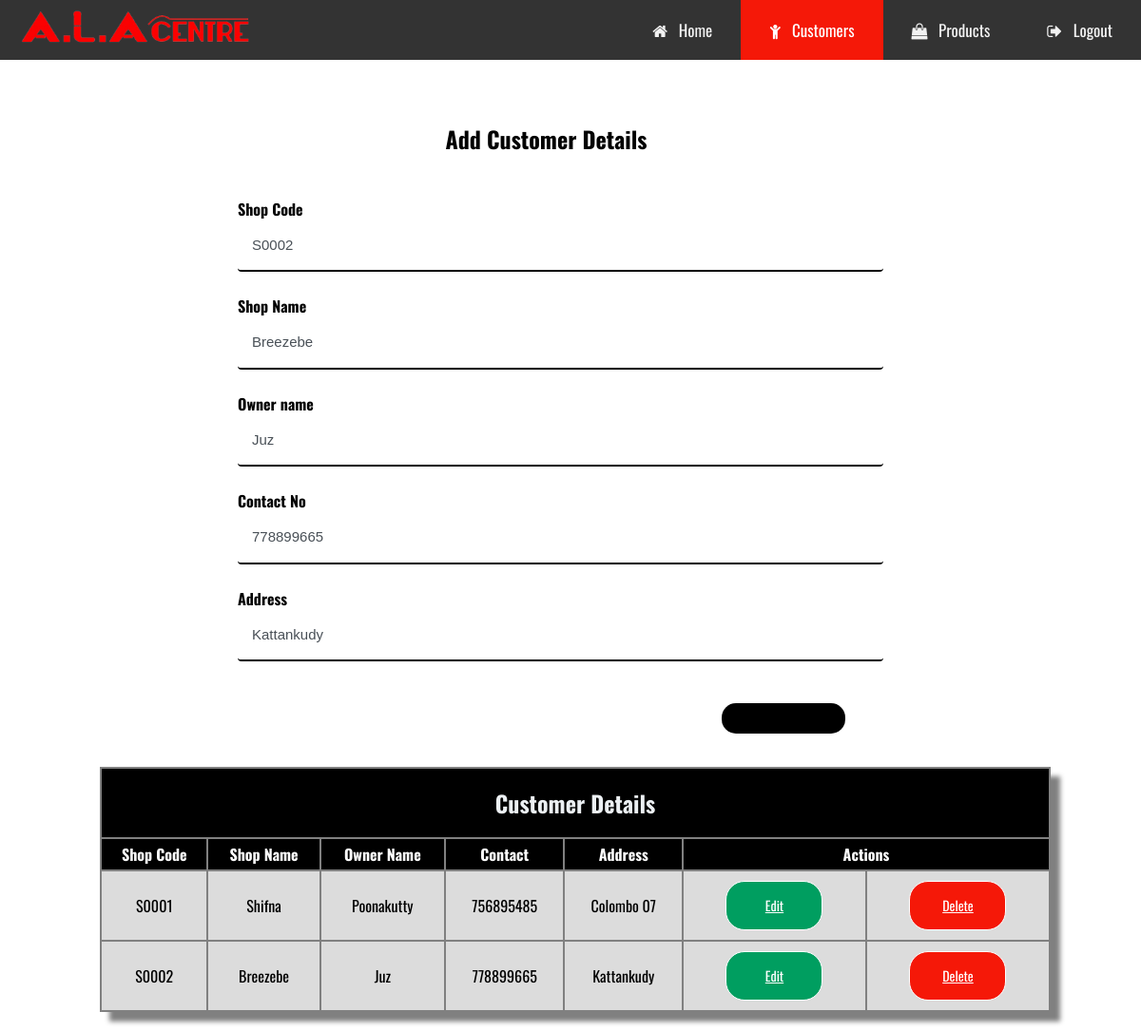
The page /customer.php?edit=S0002 on the database its author committed.
### tables this page shows
CREATE TABLE `customers` (
  `shop_code` varchar(5) NOT NULL,
  `shop_name` varchar(40) NOT NULL,
  `owner` varchar(40) NOT NULL,
  `contact` int(40) NOT NULL,
  `address` varchar(40) NOT NULL
);

### customer_process.php (called while the page is built, shortened)
<?php
    $db = mysqli_connect('localhost','root','','ala_center');
    $results = mysqli_query($db, "SELECT * FROM customers");
?>

### customer.php (the view, shortened to what this page needs)
<?php
include('customer_process.php');
if (isset($_GET['edit'])) {
    $shop_code = $_GET['edit'];
    $edit_state = true;
    $rec = mysqli_query($db, "SELECT * FROM customers WHERE shop_code='$shop_code'");
        $record = mysqli_fetch_array($rec);
        $shop_code = $record['shop_code'];
        $shop_name = $record['shop_name'];
        $owner = $record['owner'];
        $contact = $record['contact'];
        $address = $record['address'];
    }
?>
<!DOCTYPE html>
<html>
<head>
    <link rel="stylesheet" href="https://cdnjs.cloudflare.com/ajax/libs/font-awesome/4.7.0/css/font-awesome.min.css">
    <link rel="stylesheet" href="style/style.css">
    <link rel="stylesheet" href="style/form.css">
    <link rel="stylesheet" href="style/tablestyle.css">
</head>
<body>
    <div class="topnav" id="myTopnav">
        <img src="img/logo3.png" style="height:50px; float:left; position:relative; left:20px; top:5px;">
        <a href="logout.php"><i class="fa fa-sign-out" aria-hidden="true"></i> &#8287 Logout</a>
        <a href="product.php"><i class="fa fa-shopping-bag" aria-hidden="true"></i> &#8287 Products</a>
        <a href="customer.php" class="active"><i class="fa fa-child" aria-hidden="true"></i> &#8287 Customers</a>
        <a href="home.php"><i class="fa fa-home" aria-hidden="true"></i> &#8287 Home</a>
    </div>
    <div class="container">
    <div class="main">
        <div class="content">
        <form class="form" action="customer_process.php" method="POST" style="position:relative; top:15px; ">
            <h2 style="text-transform: capitalize; color:black;">Add Customer Details</h2><br>
            <div class="form-group">
                <label>Shop Code</label>
                <input class="form-control" type="text" name="shop_code" size="50" value="<?php echo $shop_code; ?>" required><br>
                <label>Shop Name</label>
                <input class="form-control" type="text" name="shop_name" size="50" value="<?php echo $shop_name; ?>"  required><br>
                <label>Owner name</label>
                <input class="form-control" type="text" name="owner" size="50" value="<?php echo $owner; ?>" required><br>
                <label>Contact No</label>
                <input class="form-control" type="text" name="contact" size="50" value="<?php echo $contact; ?>" required><br>
                <label>Address</label>
                <input class="form-control" type="text" name="address" size="50" value="<?php echo $address; ?>" required><br>
            </div>
            <?php if ($edit_state == false): ?>
            <button class="button" type="submit" name='save' value="Save"></button>
            <?php else: ?>
            <button class="button" type="submit" name='update' value="Update"></button>
            <?php endif ?>
        </form>
    </div>
</div>
<div class="tableview">
        <table class="table">
            <tr>
                <th colspan="7" style="background-color:black; color:white">
                    <h2>Customer Details</h2>
                </th>
            </tr>
            <tr style="background-color:black; color:white">
                <th>Shop Code</th>
                <th>Shop Name</th>
                <th>Owner Name</th>
                <th>Contact</th>
                <th>Address</th>
                <th colspan="2">Actions</th>
            </tr>
            <?php while ($row = mysqli_fetch_array($results)){ ?>
                <tr>
                <td><?php echo $row['shop_code'];?></td>
                <td><?php echo $row['shop_name'];?></td>
                <td><?php echo $row['owner'];?></td>
                <td><?php echo $row['contact'];?></td>
                <td><?php echo $row['address'];?></td>
                <td><a class="btn1" href="customer.php?edit=<?php echo $row['shop_code']; ?>"> Edit</a></td>
                <td><a class="btn" href="customer_process.php?del=<?php echo $row['shop_code']; ?> "> Delete</a></td>
            </tr>
            <?php } ?>
        </table>
    </div>
</body>
</html>

### style/style.css (style rules this page uses)
body { margin: 0; font-family: 'Oswald', Arial, Helvetica, sans-serif; }
.topnav { overflow: hidden; background-color: #333; }
.topnav a { float: right; display: block; color: #f2f2f2; text-align: center; padding: 19px 30px; text-decoration: none; font-size: 17px; }
.topnav a.active { background-color: #f51808; color: white; }

### style/form.css (style rules this page uses)
.container { max-width: 1000px; margin: 0 auto; }
.container .main { align-items: center; position: relative; display: flex; margin: 30px 0; }
.container .form { margin-left: 150px; align-self: center; width:100%; height:60%; background:#ffffff; border-radius:8px; border-radius: 20px; display: inline-block; }
.container h2 { text-align: center; color: #ecf0f3; text-transform: capitalize; }
.container label { font-weight: bold; font-size: 16px; color:#000000; }
.container input { width:100%; font-size: 15px; padding:15px; background:none; outline:none; resize:none; border:0; font-family:'Montserrat',sans-serif; border-bottom:2px solid #000000; }
.container form .button { margin: 20px 10px; float: right; width:20%; border-radius: 15px; background-color: black; border: white; color: #fff; padding: 16px 32px; text-align: center; font-size: 20px; }
.form-control { display: block; width: 100%; padding: .375rem .75rem; font-size: 1rem; line-height: 1.5; color: #495057; background-color:#fff; background-clip: padding-box; border: 1px solid #ced4da; border-radius: .25rem; transition: border-color .15s ease-in-out,box-shadow .15s ease-in-out; }

### style/tablestyle.css (style rules this page uses)
.container .table { align-content: center; border-color: #252f38; background-color:grey; width: 100%; box-shadow: 10px 10px 5px grey; line-height: 30px; color: black; border-width: 1px; margin-bottom: 20px; }
.tableview { display: inline-block; float: left; margin-left: 5px; width: 100%; }
.table .btn1 { display: inline-block; border: 1px solid white; background-color: #009E60; border-radius: 20px; margin: 5px; margin-left: 5px; padding: 10px 10px 10px 10px; color: white; font-size: 14px; cursor: pointer; width: 80px; }
.table .btn { display: inline-block; border: 1px solid white; background-color: #f51808; border-radius: 20px; margin: 5px; margin-left: 5px; padding: 10px 10px 10px 10px; color: white; font-size: 14px; cursor: pointer; width: 80px; }
td { text-align: center; background-color: #DCDCDC; margin-top: 5px; padding: 5px 5px 5px 5px; }

### rows shown on the page
customers: shop_code "S0002", shop_name "Breezebe", owner "Juz", contact "778899665", address "Kattankudy"
customers: shop_code "S0001", shop_name "Shifna", owner "Poonakutty", contact "756895485", address "Colombo 07"
